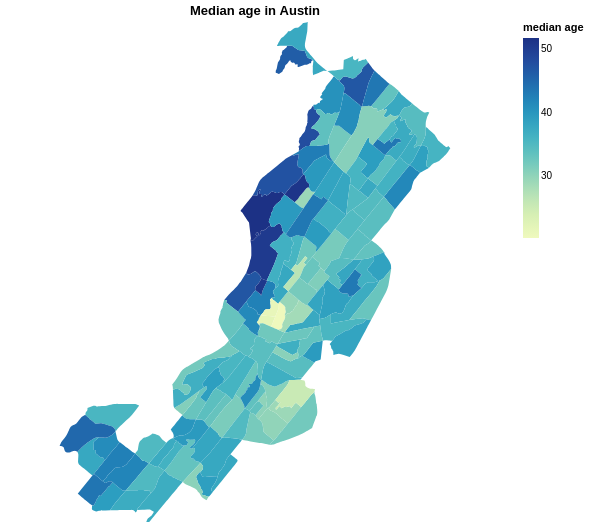

Here is the Vega-Lite specification saved for this chart:
### Vega-Lite specification from a JSON file in a GitHub repository (floating-point values rounded to 4 significant figures; data arrays with more than 128 entries replaced by an {"elided": "..."} marker saying what was removed)
{"config": {"view": {"continuousWidth": 400, "continuousHeight": 300}}, "data": {"name": "data-1eec89080a6d42fa7b8c82cc88b72ad5"}, "mark": "geoshape", "encoding": {"color": {"field": "median age", "type": "quantitative"}, "tooltip": [{"field": "income", "type": "quantitative"}, {"field": "median age", "type": "quantitative"}, {"field": "walk", "type": "quantitative"}, {"field": "public transit", "type": "quantitative"}, {"field": "drove alone", "type": "quantitative"}, {"field": "carpooled", "type": "quantitative"}, {"field": "Worked from home", "type": "quantitative"}]}, "height": 500, "selection": {"selector004": {"type": "multi", "empty": "all", "fields": ["GEOID"]}}, "title": "Median age in Austin", "width": 500, "$schema": "https://vega.github.io/schema/vega-lite/v4.17.0.json", "datasets": {"data-1eec89080a6d42fa7b8c82cc88b72ad5": {"elided": "130 records"}}}
